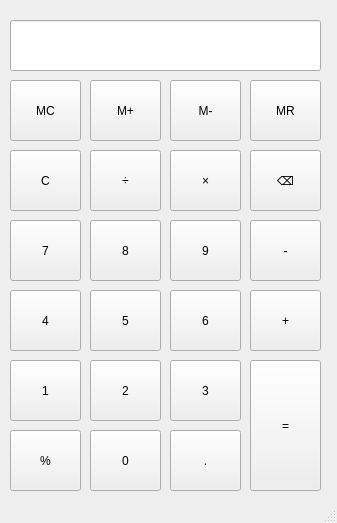
<?xml version="1.0" encoding="UTF-8"?>
<ui version="4.0">
 <class>MainWindow</class>
 <widget class="QMainWindow" name="MainWindow">
  <property name="geometry">
   <rect>
    <x>0</x>
    <y>0</y>
    <width>337</width>
    <height>523</height>
   </rect>
  </property>
  <property name="windowTitle">
   <string>MainWindow</string>
  </property>
  <widget class="QWidget" name="centralwidget">
   <widget class="QPushButton" name="pushButton_0">
    <property name="geometry">
     <rect>
      <x>90</x>
      <y>430</y>
      <width>71</width>
      <height>61</height>
     </rect>
    </property>
    <property name="sizePolicy">
     <sizepolicy hsizetype="Expanding" vsizetype="Preferred">
      <horstretch>0</horstretch>
      <verstretch>0</verstretch>
     </sizepolicy>
    </property>
    <property name="text">
     <string>0</string>
    </property>
   </widget>
   <widget class="QPushButton" name="pushButton_MR">
    <property name="geometry">
     <rect>
      <x>250</x>
      <y>80</y>
      <width>71</width>
      <height>61</height>
     </rect>
    </property>
    <property name="sizePolicy">
     <sizepolicy hsizetype="Expanding" vsizetype="Preferred">
      <horstretch>0</horstretch>
      <verstretch>0</verstretch>
     </sizepolicy>
    </property>
    <property name="text">
     <string>MR</string>
    </property>
   </widget>
   <widget class="QPushButton" name="pushButton_point">
    <property name="geometry">
     <rect>
      <x>170</x>
      <y>430</y>
      <width>71</width>
      <height>61</height>
     </rect>
    </property>
    <property name="sizePolicy">
     <sizepolicy hsizetype="Expanding" vsizetype="Preferred">
      <horstretch>0</horstretch>
      <verstretch>0</verstretch>
     </sizepolicy>
    </property>
    <property name="text">
     <string>.</string>
    </property>
   </widget>
   <widget class="QPushButton" name="pushButton_backspace">
    <property name="geometry">
     <rect>
      <x>250</x>
      <y>150</y>
      <width>71</width>
      <height>61</height>
     </rect>
    </property>
    <property name="sizePolicy">
     <sizepolicy hsizetype="Expanding" vsizetype="Preferred">
      <horstretch>0</horstretch>
      <verstretch>0</verstretch>
     </sizepolicy>
    </property>
    <property name="text">
     <string>⌫</string>
    </property>
   </widget>
   <widget class="QPushButton" name="pushButton_equal">
    <property name="geometry">
     <rect>
      <x>250</x>
      <y>360</y>
      <width>71</width>
      <height>131</height>
     </rect>
    </property>
    <property name="sizePolicy">
     <sizepolicy hsizetype="Expanding" vsizetype="Preferred">
      <horstretch>0</horstretch>
      <verstretch>0</verstretch>
     </sizepolicy>
    </property>
    <property name="text">
     <string>=</string>
    </property>
   </widget>
   <widget class="QPushButton" name="pushButton_Mminus">
    <property name="geometry">
     <rect>
      <x>170</x>
      <y>80</y>
      <width>71</width>
      <height>61</height>
     </rect>
    </property>
    <property name="sizePolicy">
     <sizepolicy hsizetype="Expanding" vsizetype="Preferred">
      <horstretch>0</horstretch>
      <verstretch>0</verstretch>
     </sizepolicy>
    </property>
    <property name="text">
     <string>M-</string>
    </property>
   </widget>
   <widget class="QPushButton" name="pushButton_6">
    <property name="geometry">
     <rect>
      <x>170</x>
      <y>290</y>
      <width>71</width>
      <height>61</height>
     </rect>
    </property>
    <property name="sizePolicy">
     <sizepolicy hsizetype="Expanding" vsizetype="Preferred">
      <horstretch>0</horstretch>
      <verstretch>0</verstretch>
     </sizepolicy>
    </property>
    <property name="text">
     <string>6</string>
    </property>
   </widget>
   <widget class="QPushButton" name="pushButton_2">
    <property name="geometry">
     <rect>
      <x>90</x>
      <y>360</y>
      <width>71</width>
      <height>61</height>
     </rect>
    </property>
    <property name="sizePolicy">
     <sizepolicy hsizetype="Expanding" vsizetype="Preferred">
      <horstretch>0</horstretch>
      <verstretch>0</verstretch>
     </sizepolicy>
    </property>
    <property name="text">
     <string>2</string>
    </property>
   </widget>
   <widget class="QPushButton" name="pushButton_1">
    <property name="geometry">
     <rect>
      <x>10</x>
      <y>360</y>
      <width>71</width>
      <height>61</height>
     </rect>
    </property>
    <property name="sizePolicy">
     <sizepolicy hsizetype="Expanding" vsizetype="Preferred">
      <horstretch>0</horstretch>
      <verstretch>0</verstretch>
     </sizepolicy>
    </property>
    <property name="text">
     <string>1</string>
    </property>
   </widget>
   <widget class="QPushButton" name="pushButton_4">
    <property name="geometry">
     <rect>
      <x>10</x>
      <y>290</y>
      <width>71</width>
      <height>61</height>
     </rect>
    </property>
    <property name="sizePolicy">
     <sizepolicy hsizetype="Expanding" vsizetype="Preferred">
      <horstretch>0</horstretch>
      <verstretch>0</verstretch>
     </sizepolicy>
    </property>
    <property name="text">
     <string>4</string>
    </property>
   </widget>
   <widget class="QPushButton" name="pushButton_multiply">
    <property name="geometry">
     <rect>
      <x>170</x>
      <y>150</y>
      <width>71</width>
      <height>61</height>
     </rect>
    </property>
    <property name="sizePolicy">
     <sizepolicy hsizetype="Expanding" vsizetype="Preferred">
      <horstretch>0</horstretch>
      <verstretch>0</verstretch>
     </sizepolicy>
    </property>
    <property name="text">
     <string>×</string>
    </property>
   </widget>
   <widget class="QPushButton" name="pushButton_5">
    <property name="geometry">
     <rect>
      <x>90</x>
      <y>290</y>
      <width>71</width>
      <height>61</height>
     </rect>
    </property>
    <property name="sizePolicy">
     <sizepolicy hsizetype="Expanding" vsizetype="Preferred">
      <horstretch>0</horstretch>
      <verstretch>0</verstretch>
     </sizepolicy>
    </property>
    <property name="text">
     <string>5</string>
    </property>
   </widget>
   <widget class="QPushButton" name="pushButton_add">
    <property name="geometry">
     <rect>
      <x>250</x>
      <y>290</y>
      <width>71</width>
      <height>61</height>
     </rect>
    </property>
    <property name="sizePolicy">
     <sizepolicy hsizetype="Expanding" vsizetype="Preferred">
      <horstretch>0</horstretch>
      <verstretch>0</verstretch>
     </sizepolicy>
    </property>
    <property name="text">
     <string>+</string>
    </property>
   </widget>
   <widget class="QPushButton" name="pushButton_9">
    <property name="geometry">
     <rect>
      <x>170</x>
      <y>220</y>
      <width>71</width>
      <height>61</height>
     </rect>
    </property>
    <property name="sizePolicy">
     <sizepolicy hsizetype="Expanding" vsizetype="Preferred">
      <horstretch>0</horstretch>
      <verstretch>0</verstretch>
     </sizepolicy>
    </property>
    <property name="text">
     <string>9</string>
    </property>
   </widget>
   <widget class="QPushButton" name="pushButton_subtract">
    <property name="geometry">
     <rect>
      <x>250</x>
      <y>220</y>
      <width>71</width>
      <height>61</height>
     </rect>
    </property>
    <property name="sizePolicy">
     <sizepolicy hsizetype="Expanding" vsizetype="Preferred">
      <horstretch>0</horstretch>
      <verstretch>0</verstretch>
     </sizepolicy>
    </property>
    <property name="text">
     <string>-</string>
    </property>
   </widget>
   <widget class="QPushButton" name="pushButton_7">
    <property name="geometry">
     <rect>
      <x>10</x>
      <y>220</y>
      <width>71</width>
      <height>61</height>
     </rect>
    </property>
    <property name="sizePolicy">
     <sizepolicy hsizetype="Expanding" vsizetype="Preferred">
      <horstretch>0</horstretch>
      <verstretch>0</verstretch>
     </sizepolicy>
    </property>
    <property name="text">
     <string>7</string>
    </property>
   </widget>
   <widget class="QPushButton" name="pushButton_MC">
    <property name="geometry">
     <rect>
      <x>10</x>
      <y>80</y>
      <width>71</width>
      <height>61</height>
     </rect>
    </property>
    <property name="sizePolicy">
     <sizepolicy hsizetype="Expanding" vsizetype="Preferred">
      <horstretch>0</horstretch>
      <verstretch>0</verstretch>
     </sizepolicy>
    </property>
    <property name="text">
     <string>MC</string>
    </property>
   </widget>
   <widget class="QPushButton" name="pushButton_Mplus">
    <property name="geometry">
     <rect>
      <x>90</x>
      <y>80</y>
      <width>71</width>
      <height>61</height>
     </rect>
    </property>
    <property name="sizePolicy">
     <sizepolicy hsizetype="Expanding" vsizetype="Preferred">
      <horstretch>0</horstretch>
      <verstretch>0</verstretch>
     </sizepolicy>
    </property>
    <property name="text">
     <string>M+</string>
    </property>
   </widget>
   <widget class="QPushButton" name="pushButton_divide">
    <property name="geometry">
     <rect>
      <x>90</x>
      <y>150</y>
      <width>71</width>
      <height>61</height>
     </rect>
    </property>
    <property name="sizePolicy">
     <sizepolicy hsizetype="Expanding" vsizetype="Preferred">
      <horstretch>0</horstretch>
      <verstretch>0</verstretch>
     </sizepolicy>
    </property>
    <property name="text">
     <string>÷</string>
    </property>
   </widget>
   <widget class="QPushButton" name="pushButton_3">
    <property name="geometry">
     <rect>
      <x>170</x>
      <y>360</y>
      <width>71</width>
      <height>61</height>
     </rect>
    </property>
    <property name="sizePolicy">
     <sizepolicy hsizetype="Expanding" vsizetype="Preferred">
      <horstretch>0</horstretch>
      <verstretch>0</verstretch>
     </sizepolicy>
    </property>
    <property name="text">
     <string>3</string>
    </property>
   </widget>
   <widget class="QPushButton" name="pushButton_percent">
    <property name="geometry">
     <rect>
      <x>10</x>
      <y>430</y>
      <width>71</width>
      <height>61</height>
     </rect>
    </property>
    <property name="sizePolicy">
     <sizepolicy hsizetype="Expanding" vsizetype="Preferred">
      <horstretch>0</horstretch>
      <verstretch>0</verstretch>
     </sizepolicy>
    </property>
    <property name="text">
     <string>%</string>
    </property>
   </widget>
   <widget class="QPushButton" name="pushButton_8">
    <property name="geometry">
     <rect>
      <x>90</x>
      <y>220</y>
      <width>71</width>
      <height>61</height>
     </rect>
    </property>
    <property name="sizePolicy">
     <sizepolicy hsizetype="Expanding" vsizetype="Preferred">
      <horstretch>0</horstretch>
      <verstretch>0</verstretch>
     </sizepolicy>
    </property>
    <property name="text">
     <string>8</string>
    </property>
   </widget>
   <widget class="QLineEdit" name="lineEdit_display">
    <property name="geometry">
     <rect>
      <x>10</x>
      <y>20</y>
      <width>311</width>
      <height>51</height>
     </rect>
    </property>
    <property name="sizePolicy">
     <sizepolicy hsizetype="Expanding" vsizetype="Preferred">
      <horstretch>0</horstretch>
      <verstretch>0</verstretch>
     </sizepolicy>
    </property>
    <property name="alignment">
     <set>Qt::AlignmentFlag::AlignRight|Qt::AlignmentFlag::AlignTrailing|Qt::AlignmentFlag::AlignVCenter</set>
    </property>
   </widget>
   <widget class="QPushButton" name="pushButton_clear">
    <property name="geometry">
     <rect>
      <x>10</x>
      <y>150</y>
      <width>71</width>
      <height>61</height>
     </rect>
    </property>
    <property name="sizePolicy">
     <sizepolicy hsizetype="Expanding" vsizetype="Preferred">
      <horstretch>0</horstretch>
      <verstretch>0</verstretch>
     </sizepolicy>
    </property>
    <property name="text">
     <string>C</string>
    </property>
   </widget>
  </widget>
  <widget class="QMenuBar" name="menubar">
   <property name="geometry">
    <rect>
     <x>0</x>
     <y>0</y>
     <width>337</width>
     <height>25</height>
    </rect>
   </property>
  </widget>
  <widget class="QStatusBar" name="statusbar"/>
 </widget>
 <resources/>
 <connections/>
</ui>
